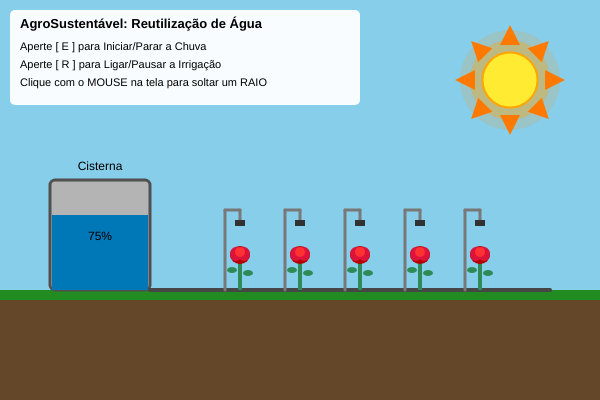
Frame 1 (no input)
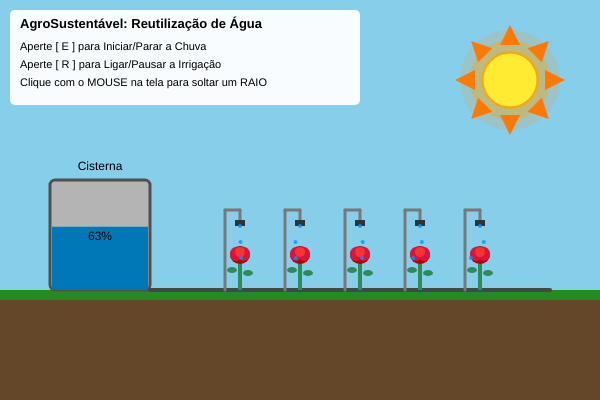
Frame 60 (no input)
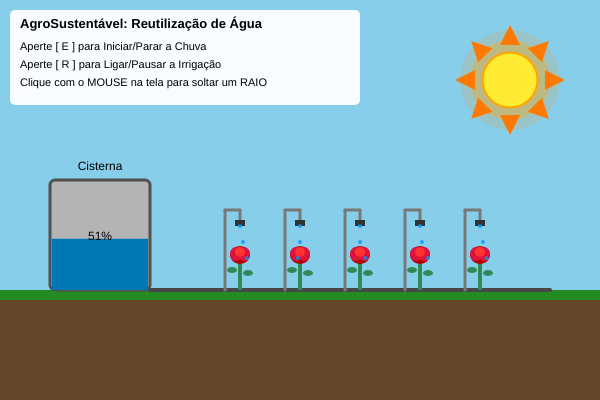
Frame 120 (the mouse pressed at the canvas centre since frame 60)

The p5.js sketch that drew these frames (run headless with seeded random() and noise() and a simulated clock; from frame 60 on, the mouse is pressed at the canvas centre):

// p5.js sketch
// ── sketch.js
// Variáveis de controle do ambiente
let chuvaAtiva = false;
let irrigacaoAtiva = true; // Começa ligada, mas pode ser pausada com 'R'
let nivelAgua = 150; 
let maxAgua = 200;

// Raios (Mouse)
let raioAtivo = false;
let raioX = 0;
let raioY = 0;
let raioTimer = 0;

// Arrays para elementos visuais
let gotasChuva = [];
let gotasIrrigacao = [];

function setup() {
  createCanvas(600, 400);
}

function draw() {
  // Céu muda de cor se estiver chovendo
  if (chuvaAtiva) {
    background(110, 120, 135); // Céu nublado
  } else {
    background(135, 206, 235); // Céu limpo
  }

  // Se o raio estiver ativo, faz a tela piscar rápido
  if (raioAtivo && frameCount % 2 === 0) {
    background(255);
  }

  desenharCenario();
  desenharSolBonito(); 
  desenharNuvens();    
  desenharCisterna();
  desenharPlantacao(); 
  
  // Desenha o raio controlado pelo clique do mouse
  desenharRaio();

  // Gerenciar a chuva (Ativa/Desativa com a tecla E)
  if (chuvaAtiva) {
    gerarChuva();
    if (nivelAgua < maxAgua) nivelAgua += 0.3; // Enche a cisterna
  }
  
  // Gerenciar a irrigação dos regadores (Ativa/Pausa com a tecla R)
  if (irrigacaoAtiva && nivelAgua > 0) {
    gerarIrrigacao();
    nivelAgua -= 0.4; // Consome água da cisterna
  } else if (nivelAgua <= 0) {
    irrigacaoAtiva = false; // Desliga automaticamente se acabar a água
  }

  desenharInterface();
}

// Desenha o solo e a grama
function desenharCenario() {
  fill(100, 70, 40);
  noStroke();
  rect(0, 300, width, 100);
  
  fill(34, 139, 34);
  rect(0, 290, width, 10);
}

// Desenha o sol com tons laranjas e amarelos
function desenharSolBonito() {
  if (!chuvaAtiva) {
    let solX = 510;
    let solY = 80;
    
    noStroke();
    fill(255, 140, 0, 40); 
    ellipse(solX, solY, 100, 100);
    fill(255, 165, 0, 90); 
    ellipse(solX, solY, 80, 80);
    
    fill(255, 120, 0); 
    push();
    translate(solX, solY);
    for (let i = 0; i < 8; i++) {
      rotate(TWO_PI / 8);
      triangle(-10, -35, 10, -35, 0, -55);
    }
    pop();
    
    fill(255, 235, 50);
    stroke(255, 165, 0); 
    strokeWeight(2);
    ellipse(solX, solY, 55, 55);
    noStroke();
  }
}

// Desenha nuvens no topo quando a chuva está ligada
function desenharNuvens() {
  if (chuvaAtiva) {
    fill(170, 180, 195);
    noStroke();
    for (let x = 30; x < width; x += 100) {
      ellipse(x, 20, 90, 60);
      ellipse(x + 40, 30, 80, 50);
      ellipse(x - 30, 30, 70, 50);
    }
  }
}

// Lógica para desenhar o raio onde o usuário clicou
function desenharRaio() {
  if (raioAtivo) {
    stroke(255, 255, 0); // Amarelo brilhante
    strokeWeight(4);
    noFill();
    
    let passos = 6;
    let xAtual = raioX;
    let yAtual = 40; // Começa na altura das nuvens
    let stepY = (raioY - 40) / passos;

    beginShape();
    vertex(xAtual, yAtual);
    for (let i = 0; i < passos; i++) {
      xAtual += random(-25, 25); // Desvio em zigue-zague
      yAtual += stepY;
      vertex(xAtual, yAtual);
    }
    vertex(raioX, raioY); // Termina exatamente onde o mouse clicou
    endShape();
    
    raioTimer--;
    if (raioTimer <= 0) {
      raioAtivo = false; // Desliga o raio após alguns frames
    }
  }
}

// Desenha a cisterna de reutilização de água
function desenharCisterna() {
  stroke(80);
  strokeWeight(3);
  fill(180);
  rect(50, 180, 100, 110, 5);
  
  noStroke();
  fill(0, 119, 182);
  rect(52, 290 - nivelAgua/2, 96, nivelAgua/2);
  
  fill(0);
  textSize(12);
  textAlign(CENTER);
  text("Cisterna", 100, 170);
  text(floor((nivelAgua/maxAgua)*100) + "%", 100, 240);
}

// Desenha a plantação com as rosas e os regadores automáticos fixados no chão
function desenharPlantacao() {
  stroke(70);
  strokeWeight(4);
  line(150, 290, 550, 290); // Cano principal no chão
  
  noStroke();
  for (let x = 240; x <= 500; x += 60) {
    // Regadores com suporte no chão
    stroke(120);
    strokeWeight(3);
    line(x - 15, 290, x - 15, 210); 
    line(x - 15, 210, x, 210);       
    line(x, 210, x, 220);            
    
    fill(50);
    noStroke();
    rect(x - 5, 220, 10, 6); 
    
    // Rosas Vermelhas
    fill(46, 139, 87); 
    rect(x - 2, 260, 4, 30); 
    ellipse(x - 8, 270, 10, 6); 
    ellipse(x + 8, 273, 10, 6); 
    
    fill(180, 0, 0); 
    ellipse(x, 255, 20, 18);
    
    fill(220, 20, 60); 
    ellipse(x - 4, 254, 12, 14);
    ellipse(x + 4, 254, 12, 14);
    
    fill(255, 50, 50); 
    ellipse(x, 252, 10, 10);
  }
}

// Desenha as gotas de chuva gordinhas embaixo e finas em cima
function gerarChuva() {
  if (random(1) < 0.3) {
    gotasChuva.push({ x: random(width), y: 40 });
  }
  
  fill(173, 216, 230, 200); 
  noStroke();
  
  for (let i = gotasChuva.length - 1; i >= 0; i--) {
    let g = gotasChuva[i];
    
    push();
    translate(g.x, g.y);
    beginShape();
    vertex(0, -10); 
    bezierVertex(3, -5, 6, 0, 6, 3); 
    bezierVertex(6, 7, -6, 7, -6, 3); 
    bezierVertex(-6, 0, -3, -5, 0, -10); 
    endShape(CLOSE);
    pop();
    
    g.y += 7; 
    if (g.y > 290) gotasChuva.splice(i, 1);
  }
}

// Controla a água automática saindo dos regadores em direção às rosas
function gerarIrrigacao() {
  if (frameCount % 4 === 0) {
    for (let x = 240; x <= 500; x += 60) {
      gotasIrrigacao.push({ 
        xAtual: x, 
        y: 226, 
        velocidadeX: random(-1.2, 1.2) 
      });
    }
  }
  
  fill(0, 150, 255, 200); 
  noStroke();
  
  for (let i = gotasIrrigacao.length - 1; i >= 0; i--) {
    let g = gotasIrrigacao[i];
    ellipse(g.xAtual, g.y, 4, 4);
    
    g.y += 4; 
    g.xAtual += g.velocidadeX; 
    
    if (g.y > 260) {
      gotasIrrigacao.splice(i, 1);
    }
  }
}

// Interface visual de instruções
function desenharInterface() {
  fill(255, 240);
  rect(10, 10, 350, 95, 5);
  
  fill(0);
  textAlign(LEFT);
  textSize(13);
  textStyle(BOLD);
  text("AgroSustentável: Reutilização de Água", 20, 28);
  
  textStyle(NORMAL);
  textSize(11);
  text("Aperte [ E ] para Iniciar/Parar a Chuva", 20, 50);
  text("Aperte [ R ] para Ligar/Pausar a Irrigação", 20, 68);
  text("Clique com o MOUSE na tela para soltar um RAIO", 20, 86);
}

// Detecta o clique do mouse para soltar o raio
function mousePressed() {
  raioAtivo = true;
  raioX = mouseX; 
  raioY = mouseY; 
  raioTimer = 8;  
}

// Detecta os comandos do teclado
function keyPressed() {
  if (key === 'e' || key === 'E') {
    chuvaAtiva = !chuvaAtiva; 
  }
  if (key === 'r' || key === 'R') {
    irrigacaoAtiva = !irrigacaoAtiva; // Alterna entre irrigar ou pausar
  }
}
